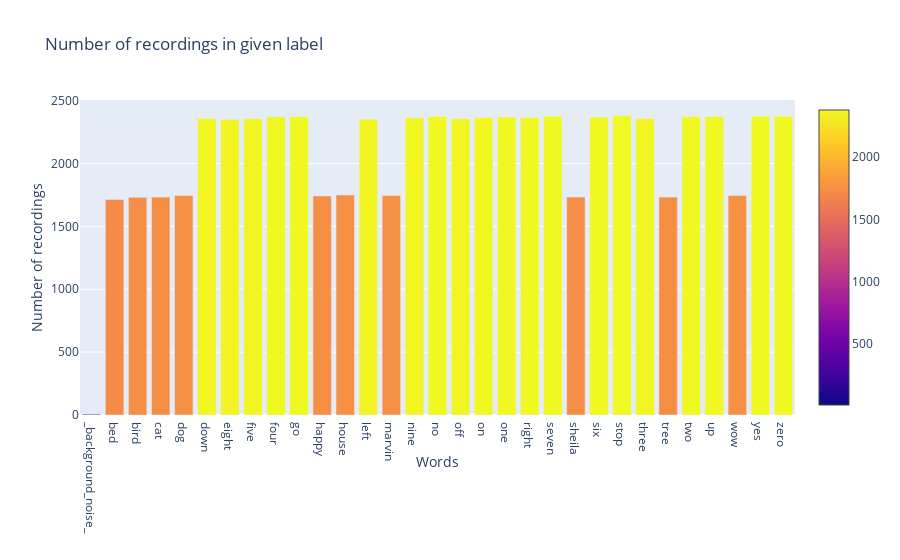

Notebook source saved alongside this figure:
### Code cell
train_audio_path = '/Users/suryakanoria/Projects/Data_Science_Team_Project/CNN/speech_commands_v0.01'
filename = '/yes/0a7c2a8d_nohash_0.wav'
eda = EDA(train_audio_path)
eda.plot_histogram()

### Figure 1 — Plotly figure (JSON) as saved in the notebook; plotly's stock layout.template omitted (floating-point values rounded to 4 significant figures)
{"data": [{"marker": {"color": [6, 1713, 1731, 1733, 1746, 2359, 2352, 2357, 2372, 2372, 1742, 1750, 2353, 1746, 2364, 2375, 2357, 2367, 2370, 2367, 2377, 1734, 2369, 2380, 2356, 1733, 2373, 2375, 1745, 2377, 2376], "showscale": true}, "type": "bar", "x": ["_background_noise_", "bed", "bird", "cat", "dog", "down", "eight", "five", "four", "go", "happy", "house", "left", "marvin", "nine", "no", "off", "on", "one", "right", "seven", "sheila", "six", "stop", "three", "tree", "two", "up", "wow", "yes", "zero"], "y": [6, 1713, 1731, 1733, 1746, 2359, 2352, 2357, 2372, 2372, 1742, 1750, 2353, 1746, 2364, 2375, 2357, 2367, 2370, 2367, 2377, 1734, 2369, 2380, 2356, 1733, 2373, 2375, 1745, 2377, 2376]}], "layout": {"title": {"text": "Number of recordings in given label"}, "xaxis": {"title": {"text": "Words"}}, "yaxis": {"title": {"text": "Number of recordings"}}}}
